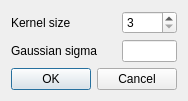
<?xml version="1.0" encoding="UTF-8"?>
<ui version="4.0">
 <class>DialogVolumeFilter</class>
 <widget class="QDialog" name="DialogVolumeFilter">
  <property name="geometry">
   <rect>
    <x>0</x>
    <y>0</y>
    <width>176</width>
    <height>139</height>
   </rect>
  </property>
  <property name="windowTitle">
   <string>Volume Filter</string>
  </property>
  <layout class="QVBoxLayout" name="verticalLayout">
   <property name="sizeConstraint">
    <enum>QLayout::SetFixedSize</enum>
   </property>
   <item>
    <layout class="QGridLayout" name="gridLayout">
     <item row="0" column="0">
      <widget class="QLabel" name="labelKernelSize">
       <property name="text">
        <string>Kernel size</string>
       </property>
      </widget>
     </item>
     <item row="0" column="1">
      <widget class="QSpinBox" name="spinBoxKernelSize">
       <property name="maximumSize">
        <size>
         <width>55</width>
         <height>16777215</height>
        </size>
       </property>
       <property name="minimum">
        <number>3</number>
       </property>
       <property name="singleStep">
        <number>1</number>
       </property>
      </widget>
     </item>
     <item row="1" column="0">
      <widget class="QLabel" name="labelSigma">
       <property name="text">
        <string>Gaussian sigma</string>
       </property>
      </widget>
     </item>
     <item row="1" column="1">
      <widget class="QLineEdit" name="lineEditSigma">
       <property name="maximumSize">
        <size>
         <width>55</width>
         <height>16777215</height>
        </size>
       </property>
      </widget>
     </item>
    </layout>
   </item>
   <item>
    <widget class="QDialogButtonBox" name="buttonBox">
     <property name="orientation">
      <enum>Qt::Horizontal</enum>
     </property>
     <property name="standardButtons">
      <set>QDialogButtonBox::Cancel|QDialogButtonBox::Ok</set>
     </property>
    </widget>
   </item>
  </layout>
 </widget>
 <resources/>
 <connections>
  <connection>
   <sender>buttonBox</sender>
   <signal>accepted()</signal>
   <receiver>DialogVolumeFilter</receiver>
   <slot>OnOK()</slot>
   <hints>
    <hint type="sourcelabel">
     <x>169</x>
     <y>117</y>
    </hint>
    <hint type="destinationlabel">
     <x>157</x>
     <y>138</y>
    </hint>
   </hints>
  </connection>
  <connection>
   <sender>buttonBox</sender>
   <signal>rejected()</signal>
   <receiver>DialogVolumeFilter</receiver>
   <slot>reject()</slot>
   <hints>
    <hint type="sourcelabel">
     <x>169</x>
     <y>123</y>
    </hint>
    <hint type="destinationlabel">
     <x>175</x>
     <y>138</y>
    </hint>
   </hints>
  </connection>
 </connections>
 <slots>
  <slot>OnOK()</slot>
 </slots>
</ui>
